Frame 1 (no input): blank canvas, image omitted
Frame 60 (the mouse pressed at the canvas centre just before this capture): blank canvas, image omitted
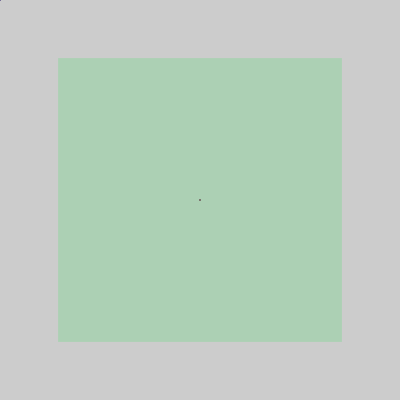
Frame 120 (the mouse held since frame 60 and released just before this capture)

The Processing sketch whose frames 1 and 60 were blank and that drew this single picture after the mouse press (run headless with seeded random() and noise(); from frame 60 on, the mouse is pressed at the canvas centre):

// Processing sketch: processing_90719
// ── processing_90719.pde

void setup() {
  size(400, 400);
  smooth();
}

void draw() {
  float s = dist(mouseX, mouseY, pmouseX, pmouseY) + 1;
  fill(random(255),random(255), random(255), 150);
  noStroke();
  rectMode(CENTER);
  rect(mouseX, mouseY, s, s);
  point(mouseX, mouseY);
}
